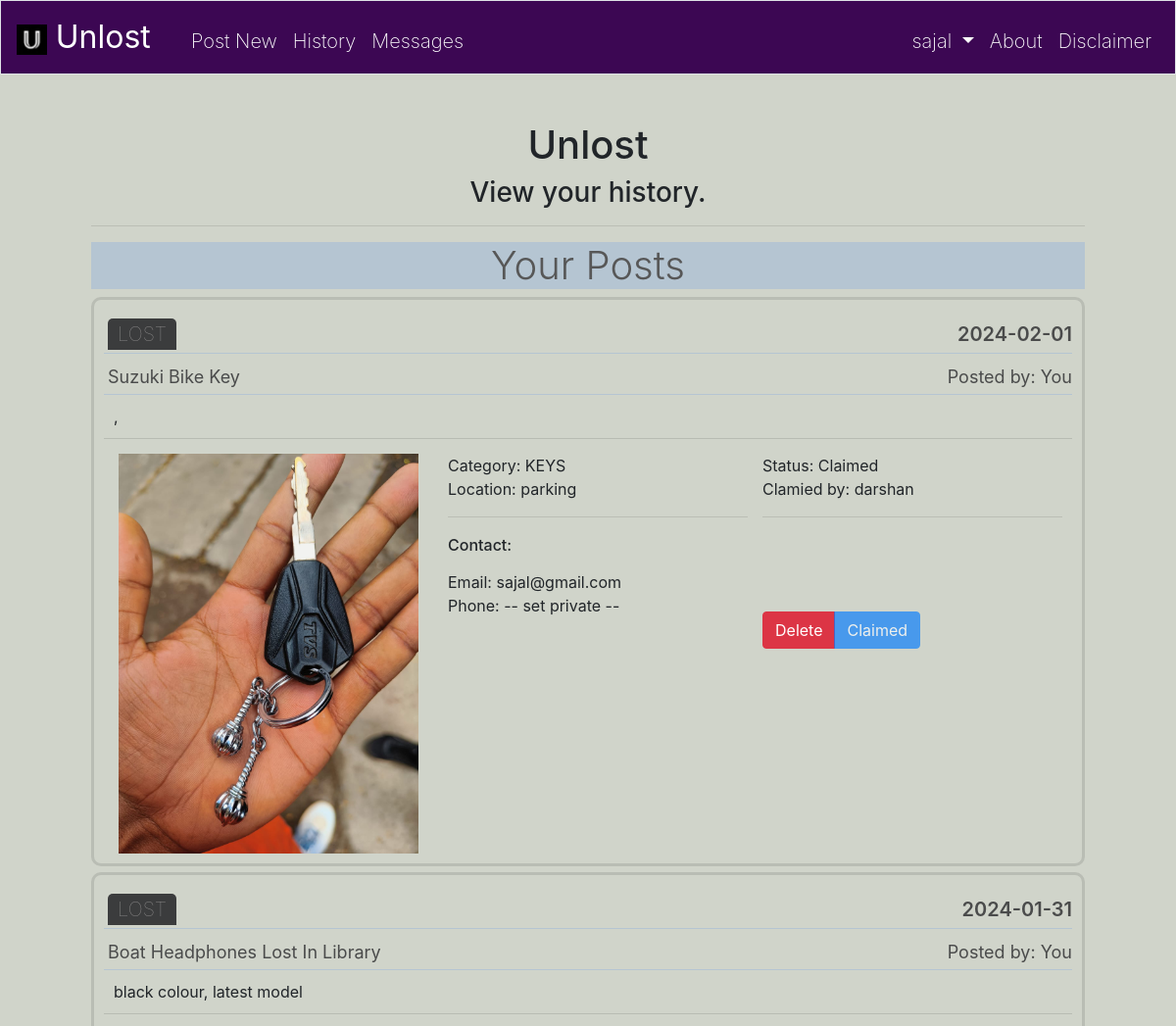
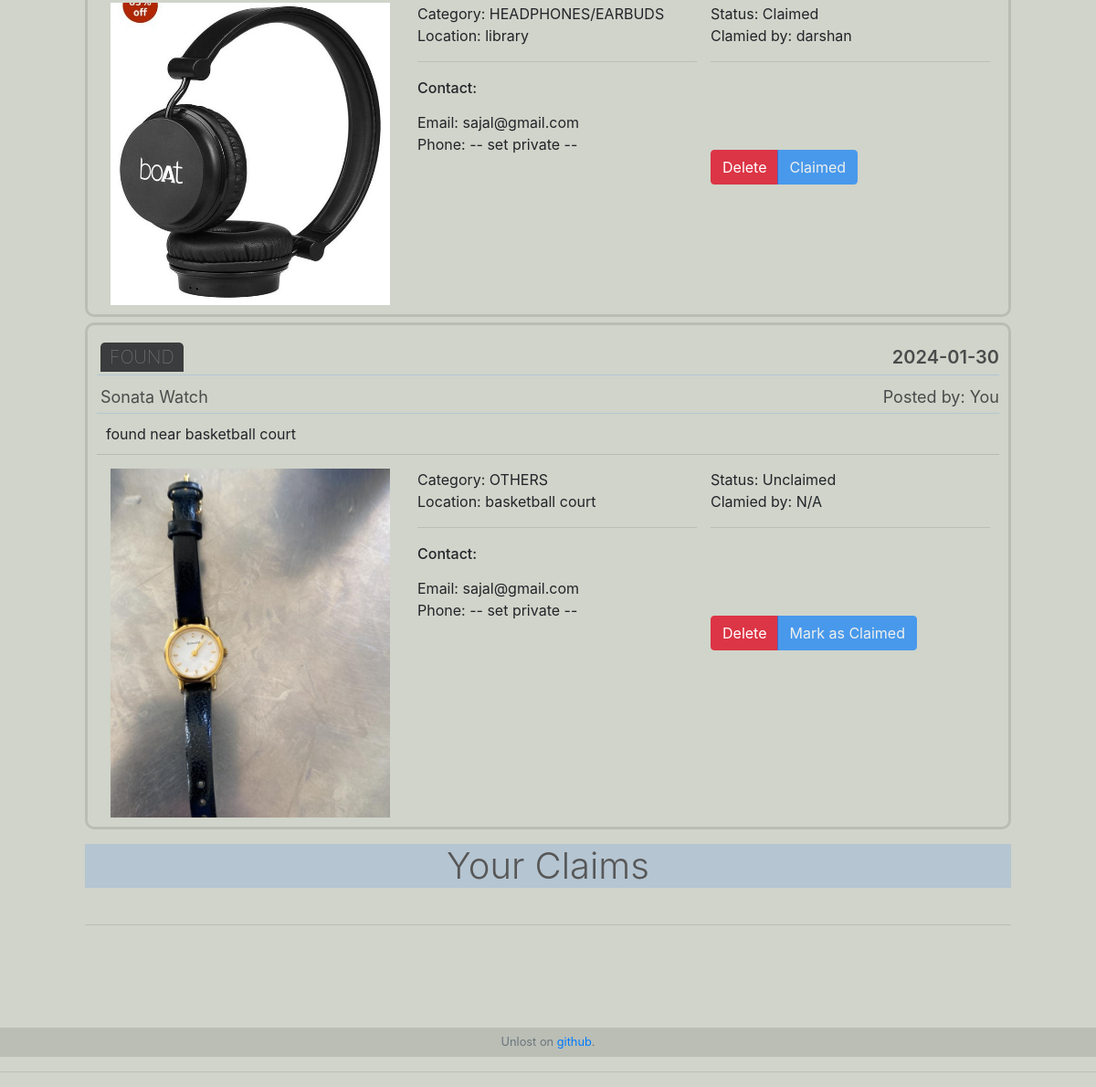
Page /history (signed in) on the committed database (2 pictures, top to bottom).
### tables this page shows
CREATE TABLE 'users' ('id' integer PRIMARY KEY NOT NULL, 'username' text NOT NULL, 'hash' text NOT NULL, 'email' text NOT NULL, 'phone' text NOT NULL);

CREATE TABLE 'posts' ('post_id' integer PRIMARY KEY NOT NULL, 'type' text NOT NULL, 'category' text NOT NULL, 'location' text NOT NULL, 'date' date NOT NULL, 'posted_by' integer NOT NULL, 'claimed_by' INTEGER, 'status' text DEFAULT 'unclaimed','desc' text NOT NULL  , 'title'  text NOT NULL  , 'image_id'  INTEGER NOT NULL  );

### app.py (the view, shortened to what this page needs)
@app.route("/history")
@login_required
def history():
    rows = db.execute("SELECT * FROM (SELECT * from posts join users on posts.posted_by = users.id ORDER BY date DESC) WHERE id = :user_id", user_id = session["user_id"])
    data = []
    for row in rows:
        hash = {}
        hash["post_id"] = row["post_id"]
        hash["type"] = row["type"].upper()
        hash["category"] = row["category"].upper()
        hash["title"] = row["title"].title()
        hash["desc"] = row["desc"]
        hash["image_id"] = row["image_id"]
        hash["location"] = row["location"]
        hash["date"] = row["date"]
        hash["status"] = row["status"].title()
        hash["claimed_by"] = row["claimed_by"] # id of claimer
        hash["user_id"] = int(row["id"]) # id of poster/ current user
        hash["username"] = row["username"]
        hash["email"] = row["email"]
        hash["phone"] = row["phone"]
        if hash["claimed_by"] != None:
            conn = db.execute("SELECT username from users where id = :claimer_id", claimer_id = hash["claimed_by"])
            hash["claimer_name"] = conn[0]["username"]
        data.append(hash)
    rows = db.execute("SELECT * FROM (SELECT * from posts join users on posts.claimed_by = users.id  WHERE posts.status <> 'deleted' ORDER BY date DESC) WHERE id = :user_id", user_id = session["user_id"])
    claim_data = []
    return render_template("history.html", data = data, claim_data = claim_data)

### app.py (called while the page is built)
@app.after_request
def after_request(response):
    response.headers["Cache-Control"] = "no-cache, no-store, must-revalidate"
    response.headers["Expires"] = 0
    response.headers["Pragma"] = "no-cache"
    return response

### helpers.py (called while the page is built)
def login_required(f):
    @wraps(f)
    def decorated_function(*args, **kwargs):
        if session.get("user_id") is None:
            return redirect("/login")
        return f(*args, **kwargs)
    return decorated_function

### templates/history.html (shortened to what this page needs)
{% extends "layout.html" %}
{% block main %}
<div class="container">
    <h1 class="center">Unlost</h1>
    <h3 class="center">View your history.</h3>
    <hr>
    <h4 class="feed">Your Posts</h4>
    <div class="row mt-1 left">
        <div class="col-md-12">
            <ul class="stepper stepper-vertical">
                {% for item in data %}
                <div class="container post-container">
                    <div class="header">
                        <span class="type">
                            {{ item["type"] }}
                        </span>
                        <span class="date" style="float:right">
                            {{ item["date"] }}
                        </span>
                    </div>
                    <div class="title-row">
                        <span class="title">
                            {{ item["title"] }}
                        </span>
                        <span class="posted_by" style="float:right">
                            {% if item["user_id"] == session.user_id %}
                            Posted by: You
                            {% else %}
                            Posted by: {{ item["username"] }}
                            {% endif %}
                        </span>
                    </div>
                    <div class="desc">
                        {{ item["desc"] }}
                    </div>
                    <div class="row post-content">
                        <div class="col-sm photo-grid">
                            <span class="photo">
                                <img src="/static/uploads/{{ item["image_id"] }}.jpg">
                            </span>
                        </div>
                        <div class="col-sm details-grid">
                            <span class="details">
                                <div class="category">Category: {{ item["category"] }}</div>
                                <div class="location">Location: {{ item["location"] }}</div>
                                <hr>
                                <label>
                                    <h6>Contact:</h6>
                                </label>
                                <div class="email">Email: {{ item["email"] }}</div>
                                <div class="phone">Phone: -- set private --</div>
                            </span>
                        </div>
                        <div class="col-sm action-grid">
                            {% if item["status"] != "Deleted" %}
                            <div class="status">Status: {{ item["status"] }}</div>
                            {% else %}
                            <span class="status btn-danger">Status: {{ item["status"] }}</span>
                            {% endif %}
                            {% if item["status"] != "Unclaimed" %}
                            {% if item["claimed_by"] == session.user_id %}
                            <div class="clamied_by">Clamied by: You</div>
                            {% else %}
                            <div class="clamied_by">Clamied by: {{ item["claimer_name"] }}</div>
                            {% endif %}
                            {% else %}
                            <div class="clamied_by">Clamied by: N/A</div>
                            {% endif %}
                            <hr>
                            <form action="/claim" onSubmit="return confirm('Do you want to submit?')" method="post">
                                <div class="claim-btn btn-group">
                                    {% if item["status"] != "Deleted" %}
                                    <button id="delete-btn" formaction="/delete_post"
                                        onSubmit="return confirm('Do you want to submit?')" name="delete-btn"
                                        class="btn btn-danger" type="submit" value={{item["post_id"]}}>
                                        Delete
                                    </button>
                                    {% endif %}
                                    {% if item["user_id"] == session.user_id %}
                                    {% if item["status"] == "Unclaimed" %}
                                    <button id="mark-btn" name="mark-btn" class="btn btn-primary" type="submit" value={{item["post_id"]}} disabled>
                                        Mark as Claimed
                                    </button>
                                    {% elif item["status"] == "Claimed" %}
                                    <button id="claim-btn" name="claim-btn" class="btn btn-primary" type="submit"
                                        value={{item["post_id"]}} disabled>
                                        Claimed
                                    </button>
                                    {% endif %}
                                    {% endif %}
                                </div>
                            </form>
                        </div>
                    </div>
                </div>
                {% endfor %}
            </ul>
        </div>
    </div>
    <h4 class="feed">Your Claims</h4>
    <div class="row mt-1 left">
        <div class="col-md-12">
        </div>
    </div>
    <hr>
</div>
{% endblock %}

### templates/layout.html (shortened to what this page needs)
<!DOCTYPE html>
<html lang="en">
<head>
    <link href="https://maxcdn.bootstrapcdn.com/bootstrap/4.1.3/css/bootstrap.min.css" rel="stylesheet">
    <link href="/static/styles.css" rel="stylesheet">
</head>
<body>
    <nav class="navbar navbar-expand-md navbar-dark bg-primary navbar-custom border sticky-top">
        <a class="navbar-brand" href="/">
            <img src="/static/favicon.ico" alt="" width="40" height="40" class="d-inline-block align-left"
                style="width: 20%; height: 20%;">
            <span class="white"> Unlost </span>
        </a>
        <div class="collapse navbar-collapse" id="navbar">
            {% if session.user_id %}
            <ul class="navbar-nav mr-auto mt-2">
                <li class="nav-item"><a class="nav-link" href="/post">Post New</a></li>
                <li class="nav-item"><a class="nav-link" href="/history">History</a></li>
                <li class="nav-item"><a class="nav-link" href="/messages">Messages</a></li>
            </ul>
            <ul class="navbar-nav ml-auto mt-2">
                <li class="nav-item dropdown">
                    <a class="nav-link dropdown-toggle" href="#" id="navbarDarkDropdownMenuLink" role="button"
                        data-bs-toggle="dropdown" aria-expanded="false">
                        {{ session["username"] }}
                    </a>
                </li>
                <li class="nav-item"><a class="nav-link" href="/about">About</a></li>
                <li class="nav-item"><a class="nav-link" href="/disclaimer">Disclaimer</a></li>
            </ul>
            {% endif %}
        </div>
    </nav>
    <main class="container p-5">
        {% block main %}{% endblock %}
    </main>
    <br><br>
    <footer class="small text-center text-muted">
        Unlost on <a href="www.github.com">github</a>.
    </footer>
    <hr>
</body>
</html>

### static/styles.css (style rules this page uses)
nav .navbar-brand { font-size: xx-large; }
html, body { background-color: #D0D4CA; }
body .navbar-custom { background-color: #3C0753 !important; }
.navbar-dark .navbar-nav .nav-link { color: rgb(255, 255, 255) !important; font-size: 20px !important; font-weight: 200 !important; }
main { overflow-x: auto; text-align: center; }
main img { max-width: 100%; }
.mt-1, .my-1 { margin-top: .25rem !important; }
.row { display: -ms-flexbox; display: flex; -ms-flex-wrap: wrap; flex-wrap: wrap; margin-right: -15px; margin-left: -15px; }
.col-md-12 { -ms-flex: 0 0 100%; flex: 0 0 100%; max-width: 100%; }
.col-md-12 { position: relative; width: 100%; min-height: 1px; padding-right: 15px; padding-left: 15px; }
.center { text-align: center; }
.left { text-align: left; }
.action-grid { padding: 0px 10px 0px 0px; }
.action-grid form { padding-top: 80px; }
.claim-btn .btn { float: right; }
.header, .title-row { border-bottom: 1px solid #1e6dff26; padding-bottom: 4px; padding-top: 10px; padding-left: 4px; color: #4a4b4b; }
.header span { font-size: 20px; font-weight: 600; }
.header .type { background: #3b3c3d; padding: 4px 10px 4px 10px; color: rgb(146, 144, 144); border-radius: 5px 5px 0 0; font-weight: 100; }
.title-row span { font-size: 18px; font-weight: 400; }
.photo-grid { overflow: auto; }
.post-container { border: 3px solid #35363626; border-radius: 10px; padding: 10px; margin-bottom: 6px; }
.desc { padding: 10px; border-bottom: 1px solid #2e2e2e26; }
.post-content, .message-content { padding: 15px 15px 0 15px; }
.feed { font-size: 40px; font-weight: 300; background: #1e6dff26; color: #575757; }
.stepper-vertical { padding: 0px; }
footer { padding: 6px; background: #40404126; }

### rows in the picture
users: username "sajal"
posts: type "LOST", date "2024-02-01", title "Suzuki Bike Key", desc ",", shows a picture, category "KEYS", location "parking", email "sajal@gmail.com", status "Claimed", claimer_name "darshan", {{ item["post_id"] }} 17 (drawn)
posts: type "LOST", date "2024-01-31", title "Boat Headphones Lost In Library", desc "black colour, latest model", shows a picture, category "HEADPHONES/EARBUDS", location "library", email "sajal@gmail.com", status "Claimed", claimer_name "darshan", {{ item["post_id"] }} 13 (drawn)
posts: type "FOUND", date "2024-01-30", title "Sonata Watch", desc "found near basketball court", shows a picture, category "OTHERS", location "basketball court", email "sajal@gmail.com", status "Unclaimed", shows "Clamied by: N/A", {{ item["post_id"] }} 14 (drawn)
